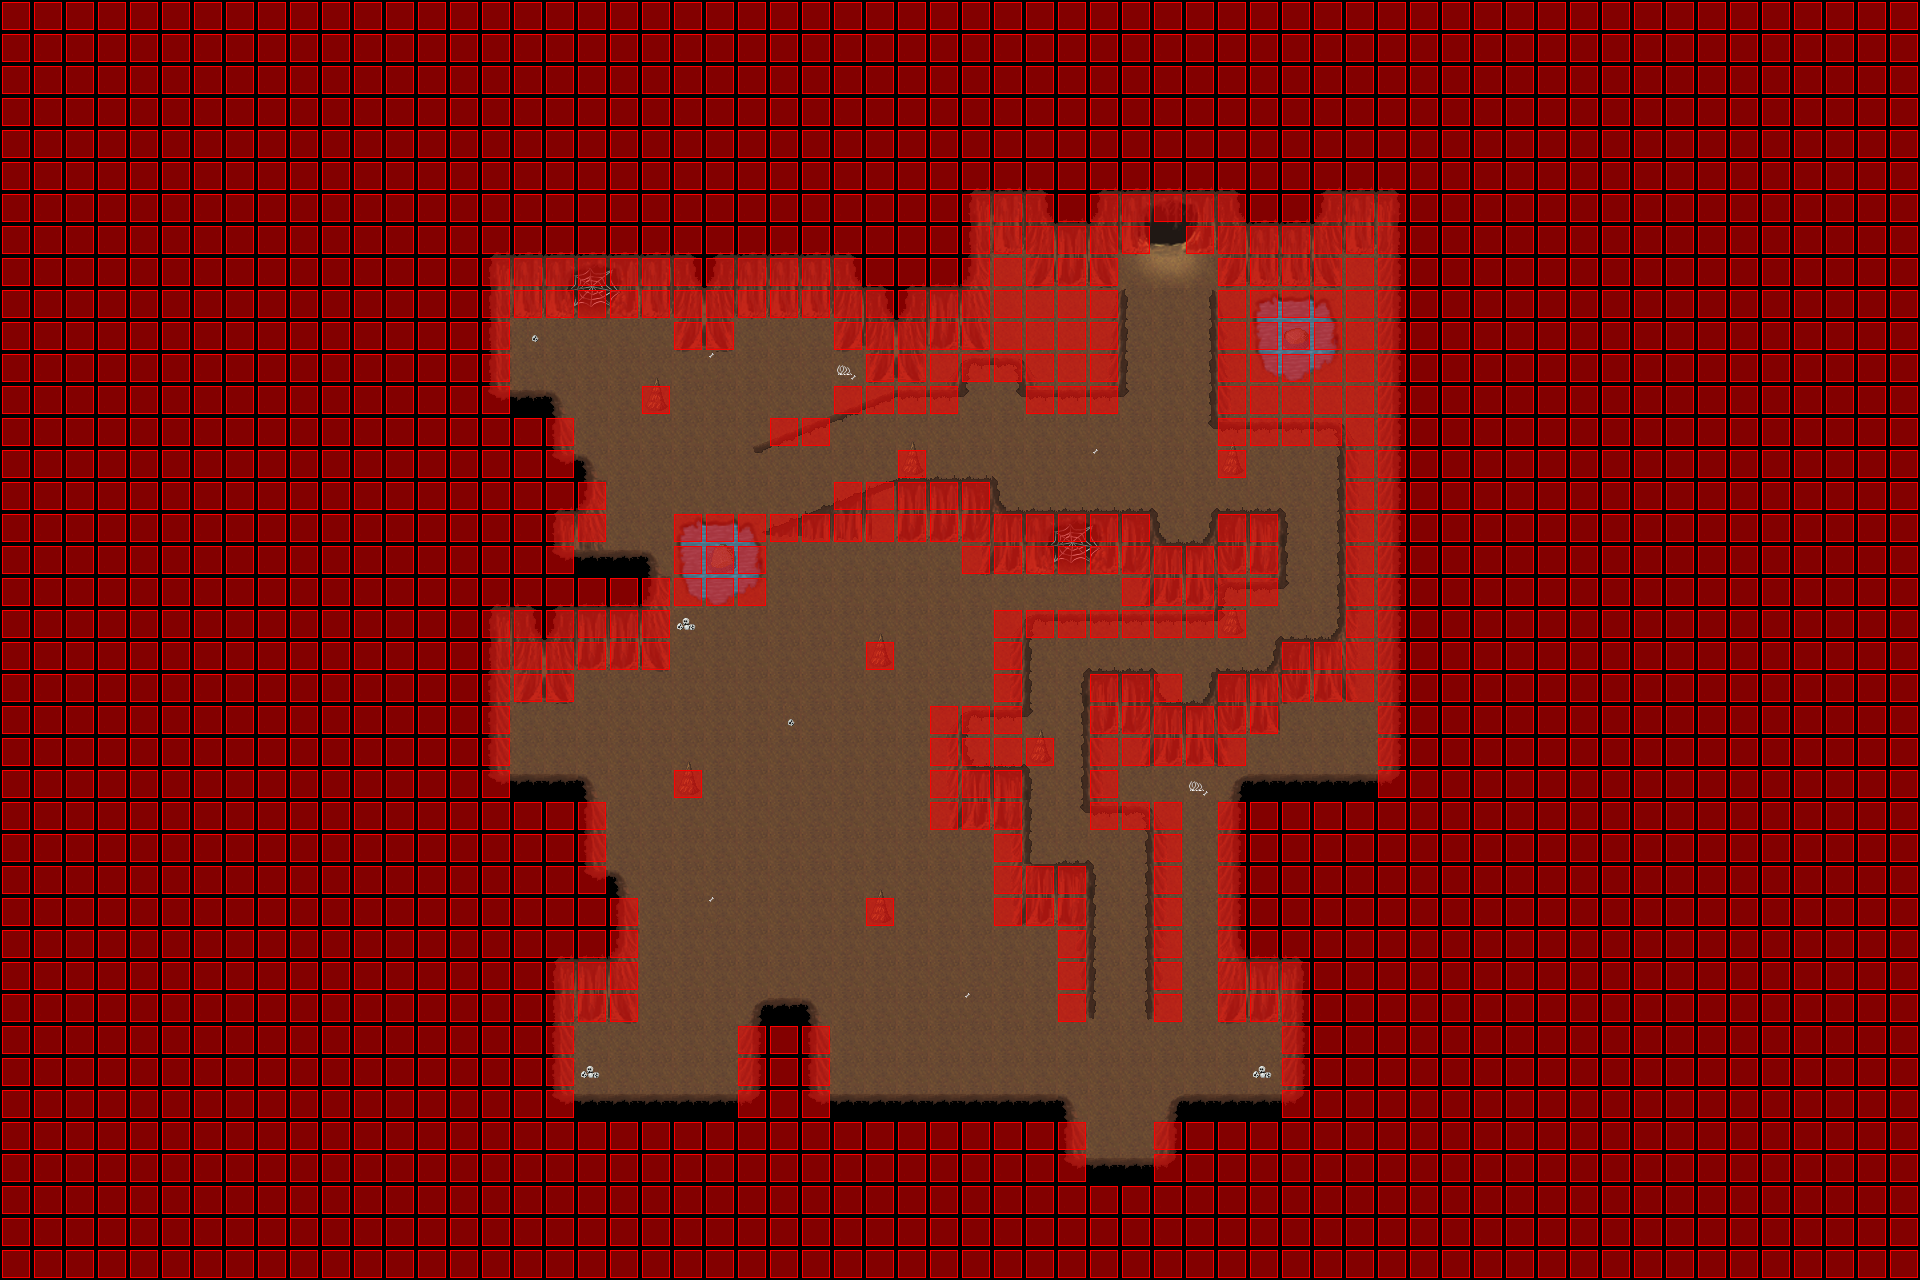

Tiled map render using the project's own tile images. Description and the map definition, with tile-layer contents summarised, below:
An orthogonal 60x40 tile map with 32x32 px tiles, 6 tile layers (Ground, Ground, Ground, Fringe, ...), 4 tilesets and 4 objects (2x WARP, SCRIPT, DA_WARP).

<map version="1.0" orientation="orthogonal" width="60" height="40" tilewidth="32" tileheight="32">
 <properties>
  <property name="music" value="inside2.ogg" />
 </properties>
 <tileset firstgid="1" name="collision1_32_32" tilewidth="32" tileheight="32">
  <image source="../graphics/tiles/collision1_32_32.png" width="1024" height="1024" />
 </tileset>
 <tileset firstgid="1025" name="cave3_32_32" tilewidth="32" tileheight="32">
  <image source="../graphics/tiles/cave3_32_32.png" width="1024" height="1024" />
 </tileset>
 <tileset firstgid="2049" name="cave1_32_64" tilewidth="32" tileheight="64">
  <image source="../graphics/tiles/cave1_32_64.png" width="1024" height="1024" />
 </tileset>
 <tileset firstgid="2561" name="cave4_32_32" tilewidth="32" tileheight="32">
  <image source="../graphics/tiles/cave4_32_32.png" width="1024" height="1024" />
 </tileset>
 <layer name="Ground" width="60" height="40">
  <data>[2400 cells, 2400 non-empty, 106 distinct tile ids]</data>
 </layer>
 <layer name="Ground" width="60" height="40">
  <data>[2400 cells, 111 non-empty, 62 distinct tile ids]</data>
 </layer>
 <layer name="Ground" width="60" height="40">
  <data>[2400 cells, 8 non-empty, 8 distinct tile ids]</data>
 </layer>
 <layer name="Fringe" width="60" height="40">
  <data>[2400 cells, 10 non-empty, 3 distinct tile ids]</data>
 </layer>
 <layer name="Over" width="60" height="40">
  <data>[2400 cells, 53 non-empty, 10 distinct tile ids]</data>
 </layer>
 <layer name="Collision" width="60" height="40">
  <data>[2400 cells, 1995 non-empty, 1 distinct tile ids]</data>
 </layer>
 <objectgroup name="Object" width="60" height="40">
  <object name="External Map Events" type="SCRIPT" x="0" y="0">
   <properties>
    <property name="FILENAME" value="scripts/maps/iw-selphi-timlet-well01-o00-o00-n01.lua" />
   </properties>
  </object>
  <object name="Warp to ow-o0000-o0000-o0000.tmx" type="WARP" x="1088" y="1152" width="64" height="32">
   <properties>
    <property name="DEST_MAP" value="ow-o0000-o0000-o0000" />
    <property name="DEST_X" value="1344" />
    <property name="DEST_Y" value="3440" />
   </properties>
  </object>
  <object name="Warp to iw-selphi-timlet-well01-o00-p01-n01.tmx" type="DA_WARP" x="576" y="288" width="32" height="32">
   <properties>
    <property name="DEST_MAP" value="iw-selphi-timlet-well01-o00-p01-n01" />
    <property name="DEST_X" value="1216" />
    <property name="DEST_Y" value="1648" />
   </properties>
  </object>
  <object name="Warp to secret escape tunnel" type="WARP" x="1152" y="224" width="32" height="32">
   <properties>
    <property name="DEST_MAP" value="iw-selphi-timlet-escape-tunnel-o00-o00-n01" />
    <property name="DEST_X" value="288" />
    <property name="DEST_Y" value="4608" />
   </properties>
  </object>
 </objectgroup>
</map>
